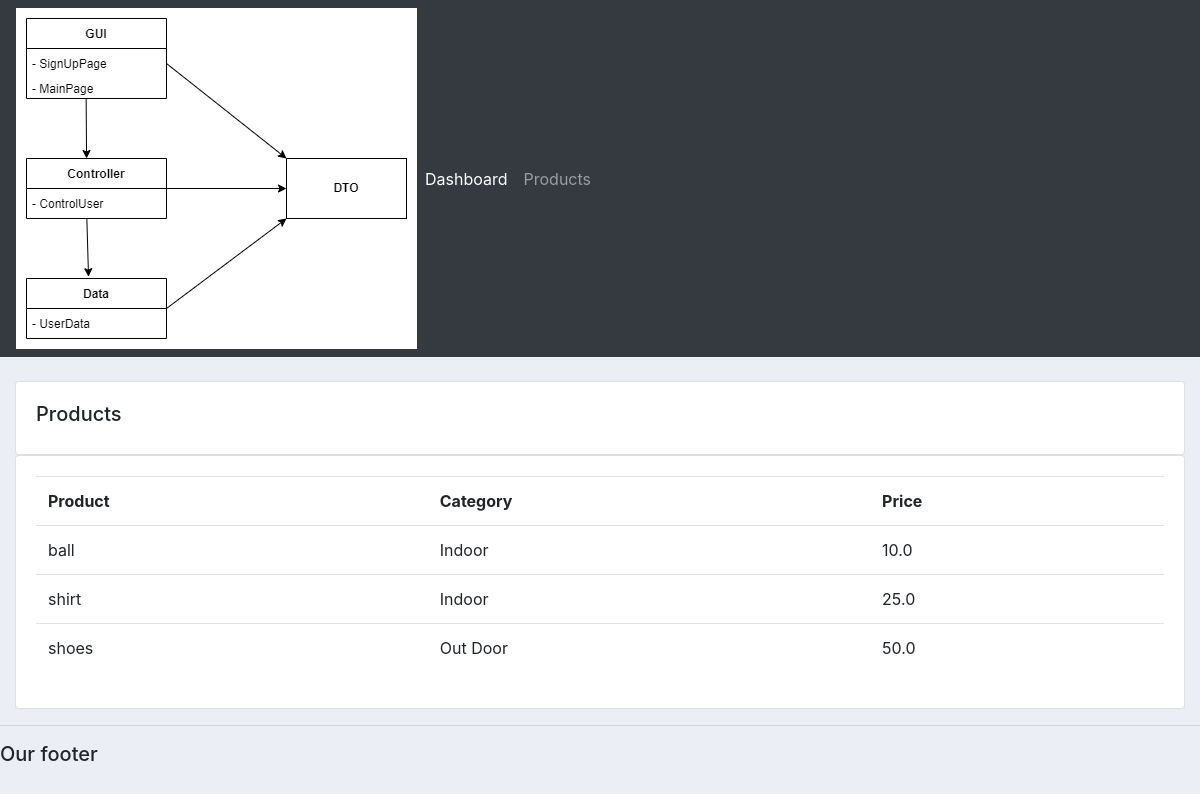
Screenshot of /products/ with the database file from the repository.
### accounts/models.py (models this page shows, shortened)
class Product(models.Model):
	CATEGORY = (
			('Indoor', 'Indoor'),
			('Out Door', 'Out Door'),
			)
	name = models.CharField(max_length=200, null=True)
	price = models.FloatField(null=True)
	category = models.CharField(max_length=200, null=True, choices=CATEGORY)
	description = models.CharField(max_length=200, null=True, blank=True)
	date_created = models.DateTimeField(auto_now_add=True, null=True)
	tags = models.ManyToManyField(Tag)

### accounts/views.py (the view)
# urls.py: path('products/', views.products),
def products(request):
	products = Product.objects.all()
	return render(request, 'accounts/products.html', {'products':products})

### accounts/templates/accounts/products.html
{%  extends 'accounts/main.html' %}
{% block content %}
		<br>
		<div class="row">
			<div class="col-md">
				<div class="card card-body">
					<h5>Products</h5>
				</div>
				<div class="card card-body">
					<table class="table">
						<tr>
							<th>Product</th>
							<th>Category</th>
							<th>Price</th>
						</tr>
						{% for i in products %}
							<tr>
								<td>{{i.name}}</td>
								<td>{{i.category}}</td>
								<td>{{i.price}}</td>
							</tr>
						{% endfor%}
					</table>
				</div>
			</div>
		</div>
{% endblock content %}

### crm1/static/CSS/main.css (style rules this page uses)
body { background-color: #ebeff5; }

### rows the page displays
Product: name "ball", category "Indoor", price "10.0"
Product: name "shirt", category "Indoor", price "25.0"
Product: name "shoes", category "Out Door", price "50.0"
